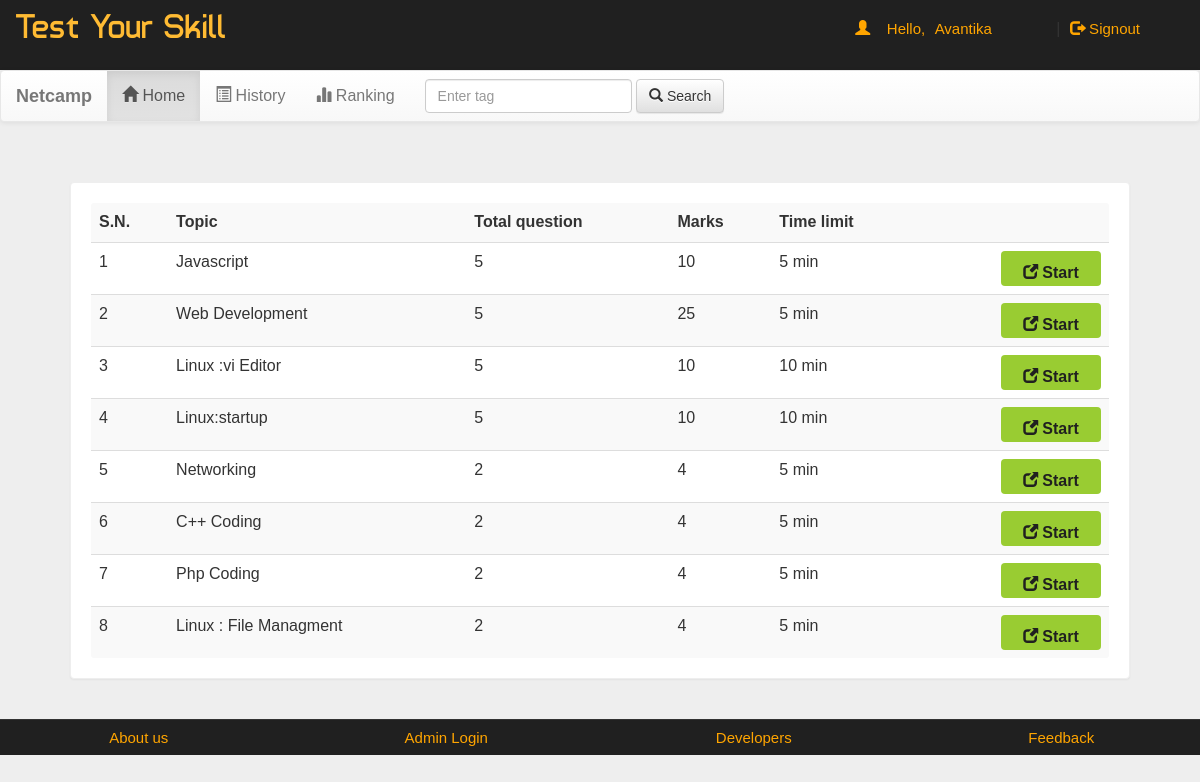
The app's page /account.php?q=1 (signed in) with its own data.
### tables this page shows
CREATE TABLE `quiz` (
  `eid` text NOT NULL,
  `title` varchar(100) NOT NULL,
  `sahi` int(11) NOT NULL,
  `wrong` int(11) NOT NULL,
  `total` int(11) NOT NULL,
  `time` bigint(20) NOT NULL,
  `intro` text NOT NULL,
  `tag` varchar(100) NOT NULL,
  `date` timestamp NOT NULL DEFAULT CURRENT_TIMESTAMP ON UPDATE CURRENT_TIMESTAMP
);

### account.php (the view, shortened to what this page needs)
<!DOCTYPE html PUBLIC "-//W3C//DTD XHTML 1.0 Transitional//EN" "http://www.w3.org/TR/xhtml1/DTD/xhtml1-transitional.dtd">
<html xmlns="http://www.w3.org/1999/xhtml">
<head>
<link  rel="stylesheet" href="css/bootstrap.min.css"/>
 <link  rel="stylesheet" href="css/bootstrap-theme.min.css"/>
 <link rel="stylesheet" href="css/main.css">
 <link  rel="stylesheet" href="css/font.css">
</head>
<body>
<div class="header">
<div class="row">
<div class="col-lg-6">
<span class="logo">Test Your Skill</span></div>
<div class="col-md-4 col-md-offset-2">
 <?php
 include_once 'dbConnection.php';
  if(!(isset($_SESSION['email']))){
header("location:index.php");
}
else
{
$name = $_SESSION['name'];
$email=$_SESSION['email'];
echo '<span class="pull-right top title1" ><span class="log1"><span class="glyphicon glyphicon-user" aria-hidden="true"></span>&nbsp;&nbsp;&nbsp;&nbsp;Hello,</span> <a href="account.php?q=1" class="log log1">'.$name.'</a>&nbsp;|&nbsp;<a href="logout.php?q=account.php" class="log"><span class="glyphicon glyphicon-log-out" aria-hidden="true"></span>&nbsp;Signout</button></a></span>';
}?>
</div>
</div></div>
<div class="bg">
<nav class="navbar navbar-default title1">
  <div class="container-fluid">
    <div class="navbar-header">
      <a class="navbar-brand" href="#"><b>Netcamp</b></a>
    </div>
    <div class="collapse navbar-collapse" id="bs-example-navbar-collapse-1">
      <ul class="nav navbar-nav">
        <li <?php if(@$_GET['q']==1) echo'class="active"'; ?> ><a href="account.php?q=1"><span class="glyphicon glyphicon-home" aria-hidden="true"></span>&nbsp;Home<span class="sr-only">(current)</span></a></li>
        <li <?php if(@$_GET['q']==2) echo'class="active"'; ?>><a href="account.php?q=2"><span class="glyphicon glyphicon-list-alt" aria-hidden="true"></span>&nbsp;History</a></li>
		<li <?php if(@$_GET['q']==3) echo'class="active"'; ?>><a href="account.php?q=3"><span class="glyphicon glyphicon-stats" aria-hidden="true"></span>&nbsp;Ranking</a></li></ul>
            <form class="navbar-form navbar-left" role="search">
        <div class="form-group">
          <input type="text" class="form-control" placeholder="Enter tag ">
        </div>
        <button type="submit" class="btn btn-default"><span class="glyphicon glyphicon-search" aria-hidden="true"></span>&nbsp;Search</button>
      </form>
      </div>
  </div>
</nav>
<div class="container">
<div class="row">
<div class="col-md-12">
<?php if(@$_GET['q']==1) {
$result = mysqli_query($con,"SELECT * FROM quiz ORDER BY date DESC") or die('Error');
echo  '<div class="panel"><table class="table table-striped title1">
<tr><td><b>S.N.</b></td><td><b>Topic</b></td><td><b>Total question</b></td><td><b>Marks</b></td><td><b>Time limit</b></td><td></td></tr>';
$c=1;
while($row = mysqli_fetch_array($result)) {
	$title = $row['title'];
	$total = $row['total'];
	$sahi = $row['sahi'];
    $time = $row['time'];
	$eid = $row['eid'];
$q12=mysqli_query($con,"SELECT score FROM history WHERE eid='$eid' AND email='$email'" )or die('Error98');
$rowcount=mysqli_num_rows($q12);
if($rowcount == 0){
	echo '<tr><td>'.$c++.'</td><td>'.$title.'</td><td>'.$total.'</td><td>'.$sahi*$total.'</td><td>'.$time.'&nbsp;min</td>
	<td><b><a href="account.php?q=quiz&step=2&eid='.$eid.'&n=1&t='.$total.'" class="pull-right btn sub1" style="margin:0px;background:#99cc32"><span class="glyphicon glyphicon-new-window" aria-hidden="true"></span>&nbsp;<span class="title1"><b>Start</b></span></a></b></td></tr>';
}
}
echo '</table></div>';
}?>
</div></div></div></div>
<div class="row footer">
<div class="col-md-3 box">
<a href="http://www.netcamp.in" target="_blank">About us</a>
</div>
<div class="col-md-3 box">
<a href="#" data-toggle="modal" data-target="#login">Admin Login</a></div>
<div class="col-md-3 box">
<a href="#" data-toggle="modal" data-target="#developers">Developers</a>
</div>
<div class="col-md-3 box">
<a href="feedback.php" target="_blank">Feedback</a></div></div>
</body>
</html>

### css/main.css (style rules this page uses)
body { overflow-x:hidden; width:100%; font: 15px "Century Gothic", "Times Roman", sans-serif; background:#eee; min-height:550px; background-attachment:fixed; }
.bg { min-height:540px; }
.panel { border-color:#eee; margin:40px; padding:20px; font: 15px "Century Gothic", "Times Roman", sans-serif; }
.header { background:#202020; height:70px; }
.logo { font-family:'typo'; font-size:35px; color:#ffbb33; margin:15px; }
.title1 { font: 16px "Century Gothic", "Times Roman", sans-serif; }
.sub1 { width:90px; color:#202020; background:orange; font-size:15px; height:35px; margin:20px; padding:10px; width:100px; }
.footer { font-size:15px; text-align:center; border-top:1px solid; border-color:#323232; background-color:#202020; }
.footer a { margin:25px; color:orange; text-decoration:none; font: 15px "Century Gothic", "Times Roman", sans-serif; }
.box { padding:9px; }
.top { margin-top:20px; }
.log1 { font: 15px 'Ubuntu', sans-serif; color:orange; margin-left:10px; }
.log { margin:10px; margin-right:60px; margin-left:5px; color:orange; text-decoration:none; font-size:20px; font-size:15px; }

### records on screen
quiz: title "Javascript", total "5", $sahi*$total "10", time "5"
quiz: title "Web Development", total "5", $sahi*$total "25", time "5"
quiz: title "Linux :vi Editor", total "5", $sahi*$total "10", time "10"
quiz: title "Linux:startup", total "5", $sahi*$total "10", time "10"
quiz: title "Networking", total "2", $sahi*$total "4", time "5"
quiz: title "C++ Coding", total "2", $sahi*$total "4", time "5"
quiz: title "Php Coding", total "2", $sahi*$total "4", time "5"
quiz: title "Linux : File Managment", total "2", $sahi*$total "4", time "5"

### other values on screen
$name "Avantika"
